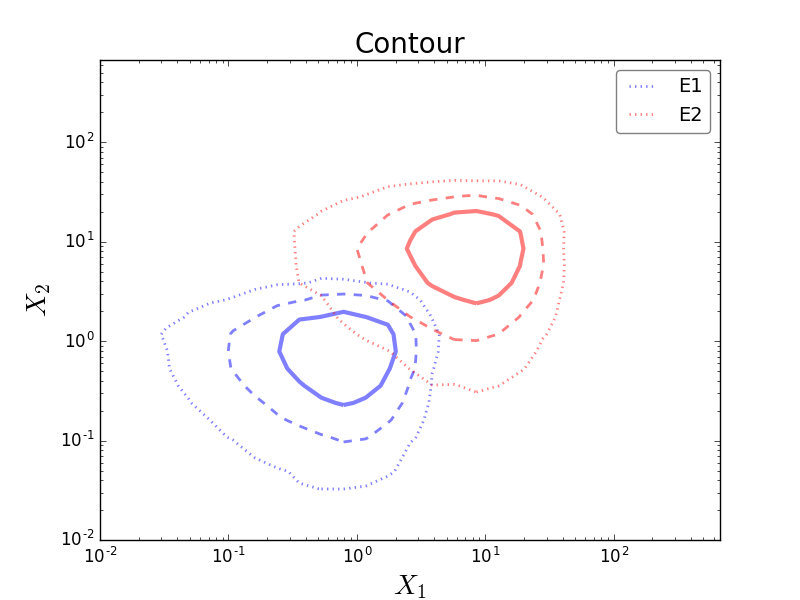

Python code for this plot:
#!/usr/bin/env python3
# -*- coding: utf-8 -*-

"""
Plot contours from an 2D histogram
"""

import numpy as np
import matplotlib.pyplot as plt

# Build datas ###############

x1, y1 = np.random.exponential(size=(2, 100000))
x2, y2 = np.random.exponential(size=(2, 100000)) * 10.

xbins = np.logspace(-2, 3, 30)
ybins = np.logspace(-2, 3, 30)

counts1, xedges, yedges = np.histogram2d(x1, y1, bins=(xbins, ybins))
counts2, xedges, yedges = np.histogram2d(x2, y2, bins=(xbins, ybins))

# Plot data #################

fig, ax = plt.subplots()

max_value = max(np.max(counts1), np.max(counts2))

levels = np.array([0.1*max_value, 0.3*max_value, 0.6*max_value])

cs1 = plt.contour(xedges[:-1], yedges[:-1], counts1.T, levels,
                  linewidths=(2, 2, 3), linestyles=('dotted', 'dashed', 'solid'),
                  alpha=0.5, colors='blue', label="TC")
ax.clabel(cs1, inline=False, fontsize=12)

cs2 = plt.contour(xedges[:-1], yedges[:-1], counts2.T, levels,
                  linewidths=(2, 2, 3), linestyles=('dotted', 'dashed', 'solid'),
                  alpha=0.5, colors='red', label="WT")
ax.clabel(cs2, inline=False, fontsize=12)

#ax.set_xlim(1e1, 1e4)
#ax.set_ylim(1e1, 1e4)

ax.set_yscale('log')
ax.set_xscale('log')

# Set title and labels ######

ax.set_title("Contour", fontsize=20)
ax.set_xlabel(r"$X_1$", fontsize=20)
ax.set_ylabel(r"$X_2$", fontsize=20)

# Set legend ################

lines = [ cs1.collections[0], cs2.collections[0]]
labels = ['E1','E2']
ax.legend(lines, labels, prop={'size': 14}, loc='best', fancybox=True, framealpha=0.5)

# Save file #################

plt.savefig("contour_from_hist2d.png")

# Plot ######################

plt.show()
